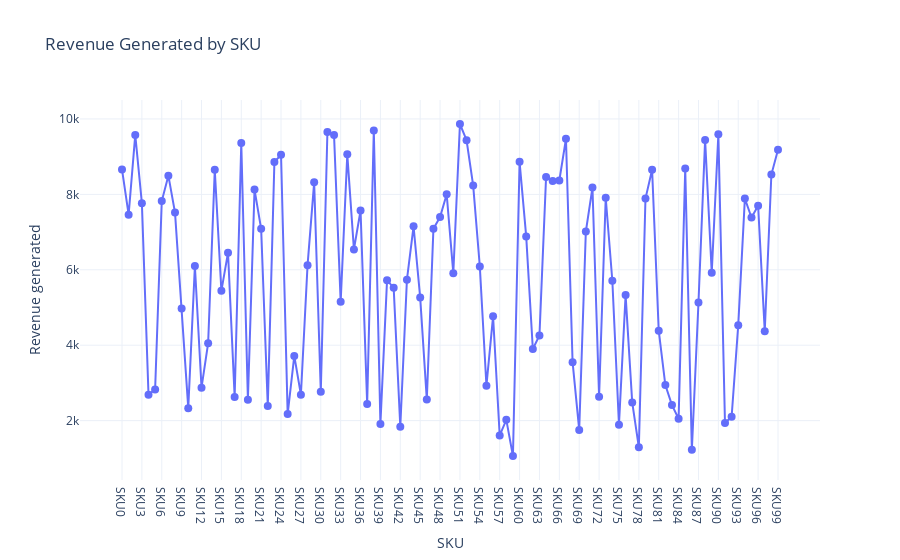

Notebook cell for this chart:
### Code cell
fig=px.line(data,x='SKU',y='Revenue generated',title='Revenue Generated by SKU')
fig.update_traces(mode='markers+lines', marker=dict(size=8))
fig.show()

### Figure 1 — Plotly figure (JSON) as saved in the notebook; plotly's stock layout.template omitted (floating-point values rounded to 4 significant figures)
{"data": [{"hovertemplate": "SKU=%{x}<br>Revenue generated=%{y}<extra></extra>", "legendgroup": "", "line": {"color": "#636efa", "dash": "solid"}, "marker": {"size": 8, "symbol": "circle"}, "mode": "markers+lines", "name": "", "orientation": "v", "showlegend": false, "type": "scatter", "x": ["SKU0", "SKU1", "SKU2", "SKU3", "SKU4", "SKU5", "SKU6", "SKU7", "SKU8", "SKU9", "SKU10", "SKU11", "SKU12", "SKU13", "SKU14", "SKU15", "SKU16", "SKU17", "SKU18", "SKU19", "SKU20", "SKU21", "SKU22", "SKU23", "SKU24", "SKU25", "SKU26", "SKU27", "SKU28", "SKU29", "SKU30", "SKU31", "SKU32", "SKU33", "SKU34", "SKU35", "SKU36", "SKU37", "SKU38", "SKU39", "SKU40", "SKU41", "SKU42", "SKU43", "SKU44", "SKU45", "SKU46", "SKU47", "SKU48", "SKU49", "SKU50", "SKU51", "SKU52", "SKU53", "SKU54", "SKU55", "SKU56", "SKU57", "SKU58", "SKU59", "SKU60", "SKU61", "SKU62", "SKU63", "SKU64", "SKU65", "SKU66", "SKU67", "SKU68", "SKU69", "SKU70", "SKU71", "SKU72", "SKU73", "SKU74", "SKU75", "SKU76", "SKU77", "SKU78", "SKU79", "SKU80", "SKU81", "SKU82", "SKU83", "SKU84", "SKU85", "SKU86", "SKU87", "SKU88", "SKU89", "SKU90", "SKU91", "SKU92", "SKU93", "SKU94", "SKU95", "SKU96", "SKU97", "SKU98", "SKU99"], "xaxis": "x", "y": [8662.0, 7461.0, 9578.0, 7767.0, 2687.0, 2828.0, 7823.0, 8496.0, 7517.0, 4971.0, 2331.0, 6100.0, 2874.0, 4053.0, 8654.0, 5442.0, 6454.0, 2629.0, 9365.0, 2553.0, 8128.0, 7087.0, 2391.0, 8858.0, 9049.0, 2175.0, 3716.0, 2686.0, 6117.0, 8319.0, 2766.0, 9655.0, 9572.0, 5150.0, 9062.0, 6541.0, 7573.0, 2438.0, 9692.0, 1912.0, 5725.0, 5521.0, 1840.0, 5737.0, 7152.0, 5268.0, 2557.0, 7089.0, 7397.0, 8002.0, 5911.0, 9866.0, 9436.0, 8232.0, 6088.0, 2926.0, 4767.0, 1606.0, 2021.0, 1062.0, 8864.0, 6886.0, 3900.0, 4257.0, 8459.0, 8355.0, 8368.0, 9474.0, 3550.0, 1752.0, 7015.0, 8180.0, 2633.0, 7911.0, 5710.0, 1889.0, 5328.0, 2484.0, 1292.0, 7889.0, 8652.0, 4384.0, 2943.0, 2412.0, 2048.0, 8685.0, 1230.0, 5134.0, 9445.0, 5925.0, 9593.0, 1935.0, 2100.0, 4531.0, 7888.0, 7386.0, 7698.0, 4371.0, 8526.0, 9185.0], "yaxis": "y"}], "layout": {"autosize": true, "legend": {"tracegroupgap": 0}, "title": {"text": "Revenue Generated by SKU"}, "xaxis": {"anchor": "y", "autorange": true, "domain": [0, 1], "range": [-6.157, 105.2], "title": {"text": "SKU"}, "type": "category"}, "yaxis": {"anchor": "x", "autorange": true, "domain": [0, 1], "range": [240.8, 10690.0], "title": {"text": "Revenue generated"}, "type": "linear"}}}
